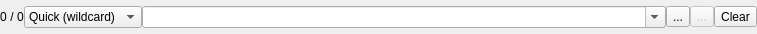
<?xml version="1.0" encoding="UTF-8"?>
<ui version="4.0">
 <class>filterWidget</class>
 <widget class="QWidget" name="filterWidget">
  <property name="geometry">
   <rect>
    <x>0</x>
    <y>0</y>
    <width>757</width>
    <height>34</height>
   </rect>
  </property>
  <property name="windowTitle">
   <string>Form</string>
  </property>
  <property name="styleSheet">
   <string notr="true"/>
  </property>
  <layout class="QVBoxLayout" name="verticalLayout">
   <property name="spacing">
    <number>0</number>
   </property>
   <property name="margin">
    <number>0</number>
   </property>
   <item>
    <layout class="QHBoxLayout" name="horizontalLayout" stretch="0,0,0,0,100,0,0,0">
     <item>
      <widget class="QLabel" name="countlabel">
       <property name="text">
        <string>0</string>
       </property>
      </widget>
     </item>
     <item>
      <widget class="QLabel" name="on">
       <property name="text">
        <string> / </string>
       </property>
      </widget>
     </item>
     <item>
      <widget class="QLabel" name="reslabel">
       <property name="text">
        <string>0</string>
       </property>
      </widget>
     </item>
     <item>
      <widget class="QComboBox" name="mode">
       <item>
        <property name="text">
         <string>Quick (wildcard)</string>
        </property>
       </item>
       <item>
        <property name="text">
         <string>Quick (fuzzy)</string>
        </property>
       </item>
       <item>
        <property name="text">
         <string>Quick (reg exp)</string>
        </property>
       </item>
       <item>
        <property name="text">
         <string>Quick (fixed)</string>
        </property>
       </item>
       <item>
        <property name="text">
         <string>Custom query</string>
        </property>
       </item>
       <item>
        <property name="text">
         <string>Tags</string>
        </property>
       </item>
      </widget>
     </item>
     <item>
      <widget class="QComboBox" name="filterCombo">
       <property name="editable">
        <bool>true</bool>
       </property>
      </widget>
     </item>
     <item>
      <widget class="QToolButton" name="lock">
       <property name="text">
        <string>...</string>
       </property>
       <property name="icon">
        <iconset resource="gui.qrc">
         <normaloff>:/encrypted</normaloff>:/encrypted</iconset>
       </property>
       <property name="checkable">
        <bool>true</bool>
       </property>
      </widget>
     </item>
     <item>
      <widget class="QToolButton" name="stop">
       <property name="enabled">
        <bool>false</bool>
       </property>
       <property name="toolTip">
        <string>Stop filter</string>
       </property>
       <property name="text">
        <string>...</string>
       </property>
       <property name="icon">
        <iconset resource="gui.qrc">
         <normaloff>:/mail_delete</normaloff>:/mail_delete</iconset>
       </property>
      </widget>
     </item>
     <item>
      <widget class="QToolButton" name="clear">
       <property name="toolTip">
        <string>Clear filter</string>
       </property>
       <property name="text">
        <string>Clear</string>
       </property>
       <property name="icon">
        <iconset resource="gui.qrc">
         <normaloff>:/previous.png</normaloff>:/previous.png</iconset>
       </property>
      </widget>
     </item>
    </layout>
   </item>
  </layout>
 </widget>
 <resources>
  <include location="gui.qrc"/>
 </resources>
 <connections/>
</ui>
